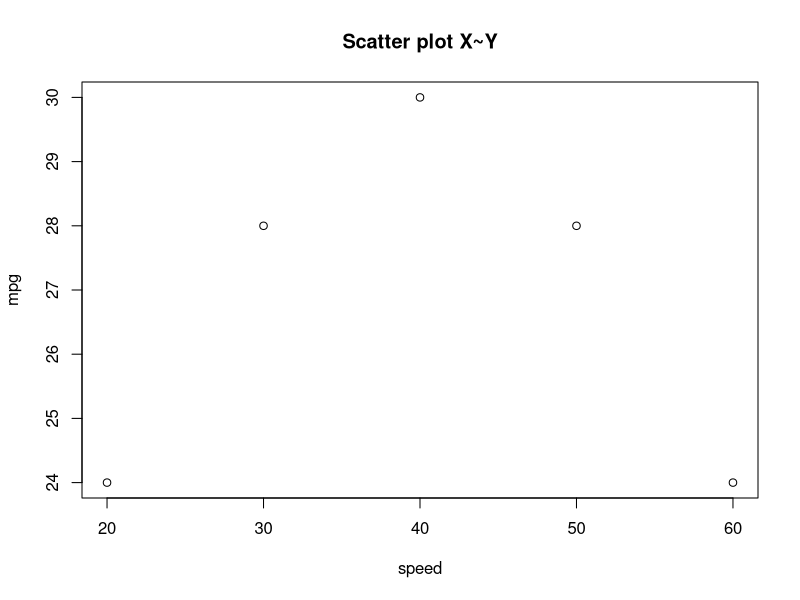
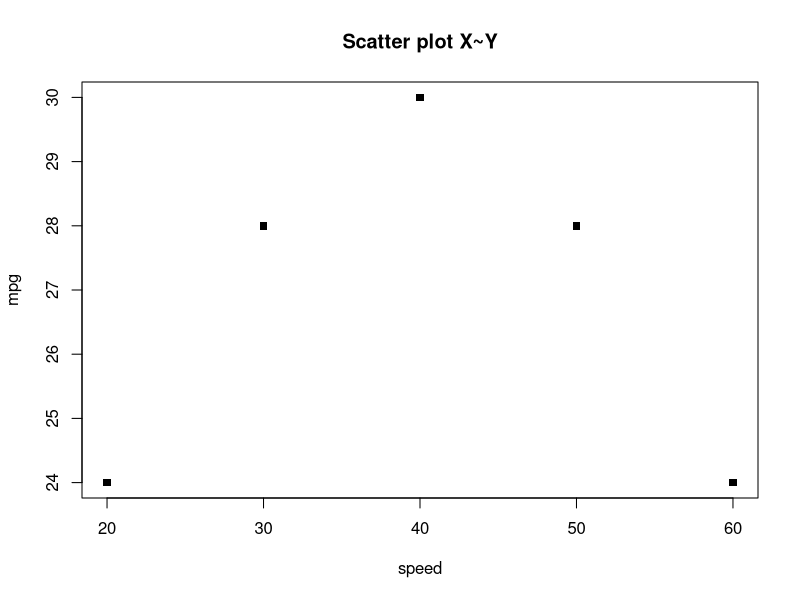

Generate these figures, in order, with R:
## ---- chunk 1
knitr::opts_chunk$set(echo = TRUE)
## ---- chunk 2
test <- data.frame(speed=c(20,30,40,50,60), mpg=c(24,28,30,28,24))
test

plot(test$speed, test$mpg, xlab="speed", ylab="mpg", main="Scatter plot X~Y")
cor(test)
## ---- chunk 3
# Step 2. Critical Value df - 2
qt(c(0.025, 0.975), 3)
## ---- chunk 4
# Step 3. Test statistics
cor.test(test$speed, test$mpg)
## ---- chunk 5
fit <- lm(speed~mpg, data=test)
summary(fit)
## ---- chunk 6
plot(test$speed, test$mpg, xlab="speed", ylab="mpg", main="Scatter plot X~Y", pch=15)
lines(test$speed, fit$fitted.values, col="red")
